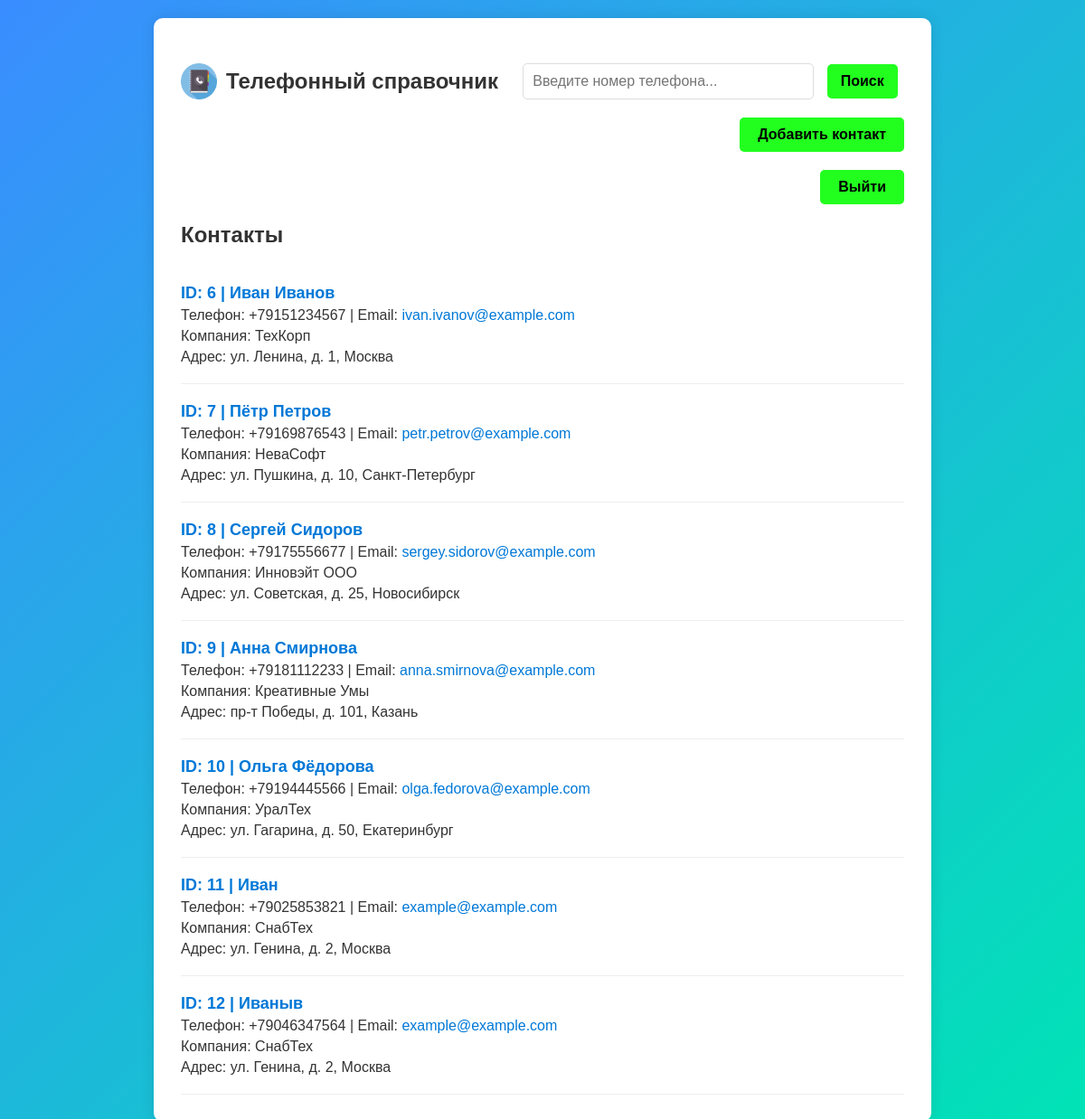
The page /php/contact.php on the database its author committed.
### tables this page shows
CREATE TABLE `contacts` (
  `id` int NOT NULL AUTO_INCREMENT,
  `phone_number` varchar(20) NOT NULL,
  `full_name` varchar(255) NOT NULL,
  `company_name` varchar(255) DEFAULT NULL,
  `address` varchar(255) NOT NULL,
  `email` varchar(255) NOT NULL,
  PRIMARY KEY (`id`)
);

### php/contact.php (the view, shortened to what this page needs)
<?php
require 'db.php';
$search = '';
if (isset($_GET['search'])) {
    $search = $_GET['search'];
    $sql = "SELECT id, phone_number, full_name, company_name, address, email FROM Contacts WHERE phone_number LIKE ?";
    $stmt = $pdo->prepare($sql);
    $stmt->execute(["%$search%"]);
} else {
    $sql = "SELECT id, phone_number, full_name, company_name, address, email FROM Contacts";
    $stmt = $pdo->prepare($sql);
    $stmt->execute();
}
$contacts = $stmt->fetchAll(PDO::FETCH_ASSOC);
?>
<!DOCTYPE html>
<html lang="ru">
<head>
</head>
<body>
<div class="container">
    <div class="search-box-container">
        <div class="logo-container">
            <img src="../icon/icon.png" alt="Логотип">
            <span>Телефонный справочник</span>
        </div>
        <div class="search-box">
            <form method="get">
                <input type="text" name="search" placeholder="Введите номер телефона..." value="<?= htmlspecialchars($search) ?>">
                <button type="submit">Поиск</button>
            </form>
        </div>
    </div>
    <div class="add-button">
        <a href="add_contact.php">Добавить контакт</a>
    </div>
    <div class="logout-button">
        <a href="login.php">Выйти</a>
    </div>
    <div class="section">
        <h2>Контакты</h2>
        <?php if (count($contacts) > 0): ?>
            <?php foreach ($contacts as $contact): ?>
                <div class="contact-info">
                    <p class="title">ID: <?= htmlspecialchars($contact['id']) ?> | <?= htmlspecialchars($contact['full_name']) ?></p>
                    <p>Телефон: <?= htmlspecialchars($contact['phone_number']) ?> | Email: <span class="email"><?= htmlspecialchars($contact['email']) ?></span></p>
                    <p>Компания: <?= htmlspecialchars($contact['company_name']) ?></p>
                    <p>Адрес: <?= htmlspecialchars($contact['address']) ?></p>
                </div>
            <?php endforeach; ?>
        <?php else: ?>
            <p>Контакты не найдены.</p>
        <?php endif; ?>
    </div>
</div>
</body>
</html>

### php/contact.php (style rules this page uses)
body { font-family: Arial, sans-serif; color: #333; background: linear-gradient(135deg, #3A8DFF, #00E4B5); margin: 0; padding: 0; display: flex; justify-content: center; align-items: center; min-height: 100vh; }
.container { width: 80%; max-width: 800px; background: #fff; box-shadow: 0 0 15px rgba(0, 0, 0, 0.1); padding: 30px; border-radius: 10px; margin: 20px 0; }
.search-box-container { display: flex; align-items: center; margin-top: 20px; }
.logo-container { display: flex; align-items: center; margin-right: 20px; }
.logo-container img { max-width: 40px; margin-right: 10px; }
.logo-container span { font-size: 24px; font-weight: bold; }
.search-box { display: flex; flex-grow: 1; justify-content: center; }
.search-box input[type="text"] { padding: 10px; font-size: 16px; width: 300px; border: 1px solid #ddd; border-radius: 5px; }
.search-box button { padding: 10px 15px; font-size: 16px; background-color: #22ff1f; color: black; border: none; border-radius: 5px; margin-left: 10px; cursor: pointer; font-weight: bold; }
.add-button, .logout-button { display: flex; justify-content: flex-end; margin: 20px 0; }
.add-button a, .logout-button a { padding: 10px 20px; font-size: 16px; background-color: #22ff1f; color: black; text-decoration: none; border-radius: 5px; cursor: pointer; font-weight: bold; }
.contact-info { padding: 15px 0; border-bottom: 1px solid #eee; }
.contact-info .title { font-weight: bold; color: #0078d7; font-size: 18px; }
.contact-info .email { color: #0078d7; }
.contact-info p { margin: 5px 0; }

### rows shown on the page
contacts: id "6", full_name "Иван Иванов", phone_number "+79151234567", email "ivan.ivanov@example.com", company_name "ТехКорп", address "ул. Ленина, д. 1, Москва"
contacts: id "7", full_name "Пётр Петров", phone_number "+79169876543", email "petr.petrov@example.com", company_name "НеваСофт", address "ул. Пушкина, д. 10, Санкт-Петербург"
contacts: id "8", full_name "Сергей Сидоров", phone_number "+79175556677", email "sergey.sidorov@example.com", company_name "Инновэйт ООО", address "ул. Советская, д. 25, Новосибирск"
contacts: id "9", full_name "Анна Смирнова", phone_number "+79181112233", email "anna.smirnova@example.com", company_name "Креативные Умы", address "пр-т Победы, д. 101, Казань"
contacts: id "10", full_name "Ольга Фёдорова", phone_number "+79194445566", email "olga.fedorova@example.com", company_name "УралТех", address "ул. Гагарина, д. 50, Екатеринбург"
contacts: id "11", full_name "Иван", phone_number "+79025853821", email "example@example.com", company_name "СнабТех", address "ул. Генина, д. 2, Москва"
contacts: id "12", full_name "Иваныв", phone_number "+79046347564", email "example@example.com", company_name "СнабТех", address "ул. Генина, д. 2, Москва"
